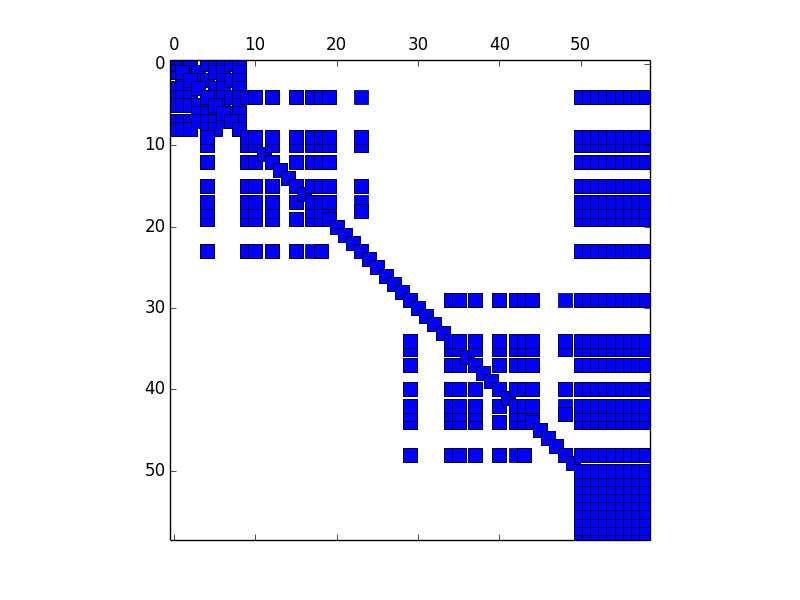

Write the Python code that produced this figure.

#!/opt/local/bin/python

from dolfin import *
import petsc4py
import sys
petsc4py.init(sys.argv)
from petsc4py import PETSc

# from MatrixOperations import *
import numpy as np
import os
import scipy.io
#from PyTrilinos import Epetra, EpetraExt, AztecOO, ML, Amesos
#from scipy2Trilinos import scipy_csr_matrix2CrsMatrix
import PETScIO as IO
import time
import common
import CheckPetsc4py as CP
import NSprecond
from scipy.sparse import  spdiags
import MatrixOperations as MO
import ExactSol
import Solver as S
import matplotlib.pylab as plt

m =7
errL2u =np.zeros((m-1,1))
errH1u =np.zeros((m-1,1))
errL2p =np.zeros((m-1,1))

l2uorder =  np.zeros((m-1,1))
H1uorder =np.zeros((m-1,1))
l2porder =  np.zeros((m-1,1))
NN = np.zeros((m-1,1))
DoF = np.zeros((m-1,1))
Vdim = np.zeros((m-1,1))
Qdim = np.zeros((m-1,1))
Wdim = np.zeros((m-1,1))
l2uorder = np.zeros((m-1,1))
l2porder = np.zeros((m-1,1))
nonlinear = np.zeros((m-1,1))
SolTime = np.zeros((m-1,1))
AvIt = np.zeros((m-1,1))
nn = 2

dim = 2
Solver = 'PCD'
Saving = 'no'
case = 4
parameters['linear_algebra_backend'] = 'uBLAS'
# parameters = CP.ParameterSetup()
def LOG(arg):
    if INFO:
        print(arg)




for xx in xrange(1,m):
    print xx
    NN[xx-1] = xx-1
    nn = 2**(NN[xx-1])
    # Create mesh and define function space
    nn = int(nn)


    mesh = UnitSquareMesh(nn,nn)
    # tic()
    parameters["form_compiler"]["quadrature_degree"] = -1

    parameters['reorder_dofs_serial'] = False
    V = VectorFunctionSpace(mesh, "CG", 2)
    Q = FunctionSpace(mesh, "CG", 1)
    ones = Function(Q)
    ones.vector()[:]=(0*ones.vector().array()+1)
    # QQ = VectorFunctionSpace(mesh,"B",3)
    # V = V+QQ
    parameters['reorder_dofs_serial'] = False
    # print 'time to create function spaces', toc(),'\n\n'
    W = V*Q
    Vdim[xx-1] = V.dim()
    Qdim[xx-1] = Q.dim()
    Wdim[xx-1] = W.dim()
    print "\n\nV:  ",Vdim[xx-1],"Q:  ",Qdim[xx-1],"W:  ",Wdim[xx-1],"\n\n"

    def boundary(x, on_boundary):
        return on_boundary


    u0, p0, Laplacian, Advection, gradPres = ExactSol.NS2D(case)

    R = 10.0
    # MU = Constant(0.01)
    # MU = 1000.0
    MU = 10./1
    bcc = DirichletBC(W.sub(0),u0, boundary)
    bcs = [bcc]

    (u, p) = TrialFunctions(W)
    (v, q) = TestFunctions(W)




    f = -MU*Laplacian+Advection+gradPres


    n = FacetNormal(mesh)
    h = CellSize(mesh)
    h_avg =avg(h)
    d = 0
    u_k,p_k = common.Stokes(V,Q,u0,f,[1,1,MU])
    # p_k.vector()[:] = p_k.vector().array()
    pConst = - assemble(p_k*dx)/assemble(ones*dx)
    p_k.vector()[:] += pConst
    # u_k = Function(V)
    # p_k = Function(Q)
    # plot(u_k)
    # plot(p_k)
    uOld = np.concatenate((u_k.vector().array(),p_k.vector().array()), axis=0)
    r = IO.arrayToVec(uOld)

    a11 = MU*inner(grad(v), grad(u))*dx + inner((grad(u)*u_k),v)*dx + (1/2)*div(u_k)*inner(u,v)*dx - (1/2)*inner(u_k,n)*inner(u,v)*ds
    a12 = div(v)*p*dx
    a21 = div(u)*q*dx
    L1  = inner(v, f)*dx
    a = a11-a12-a21


    r11 = MU*inner(grad(v), grad(u_k))*dx + inner((grad(u_k)*u_k),v)*dx + (1/2)*div(u_k)*inner(u_k,v)*dx - (1/2)*inner(u_k,n)*inner(u_k,v)*ds
    r12 = div(v)*p_k*dx
    r21 = div(u_k)*q*dx
    RHSform = r11-r12-r21
    # RHSform = 0


    prec = MU*inner(grad(v), grad(u))*dx + inner((grad(u)*u_k),v)*dx + (1/2)*div(u_k)*inner(u,v)*dx - (1/2)*inner(u_k,n)*inner(u,v)*ds - div(v)*p*dx

    bc = DirichletBC(W.sub(0),Expression(("0.0","0.0")), boundary)
    bcs = [bc]

    eps = 1.0           # error measure ||u-u_k||
    tol = 1.0E-6       # tolerance
    iter = 0            # iteration counter
    maxiter = 1        # max no of iterations allowed
    # parameters = CP.ParameterSetup()
    outerit = 0

    parameters['linear_algebra_backend'] = 'uBLAS'
    if Solver == "LSC":
        parameters['linear_algebra_backend'] = 'uBLAS'
        BQB = assemble(inner(u,v)*dx- div(v)*p*dx-div(u)*q*dx)
        bc.apply(BQB)
        BQB = BQB.sparray()
        X = BQB[0:V.dim(),0:V.dim()]
        Xdiag = X.diagonal()
        # Xdiag = X.sum(1).A
        # print Xdiag
        B = BQB[V.dim():W.dim(),0:V.dim()]
        Bt = BQB[0:V.dim(),V.dim():W.dim()]
        d = spdiags(1.0/Xdiag, 0, len(Xdiag), len(Xdiag))
        L = B*d*Bt
        Bd = B*d
        dBt = d*Bt
        L = PETSc.Mat().createAIJ(size=L.shape,csr=(L.indptr, L.indices, L.data))
        Bd = PETSc.Mat().createAIJ(size=Bd.shape,csr=(Bd.indptr, Bd.indices, Bd.data))
        dBt = PETSc.Mat().createAIJ(size=dBt.shape,csr=(dBt.indptr, dBt.indices, dBt.data))
    elif Solver == "PCD":
        (pQ) = TrialFunction(Q)
        (qQ) = TestFunction(Q)
        print MU
        QQ = assemble(inner(pQ,qQ)*dx)
        L = assemble(inner(grad(pQ),grad(qQ))*dx)

        fp = MU*inner(grad(qQ), grad(pQ))*dx+inner((u_k[0]*grad(pQ)[0]+u_k[1]*grad(pQ)[1]),qQ)*dx + (1/2)*div(u_k)*inner(pQ,qQ)*dx - (1/2)*(u_k[0]*n[0]+u_k[1]*n[1])*inner(pQ,qQ)*ds
        L = CP.Assemble(L)
        # Mass = CP.Assemble(Mass)

    # print L
    SolutionTime = 0
    while eps > tol and iter < maxiter:
        iter += 1
        x = Function(W)

        uu = Function(W)
        tic()
        PP,Pb = assemble_system(prec, L1,bcs)
        AA, bb = assemble_system(a, L1 - RHSform,  bcs)
        A,b = CP.Assemble(AA,bb)
        P = CP.Assemble(PP)
        u = b.duplicate()
        print toc()
        print A
        # b = b.getSubVector(t_is)
        plt.spy(PP.sparray())
        plt.savefig("plt1")
        F = assemble(fp)
        F = CP.Assemble(F)
        # L = CP.Assemble(L)
        P = S.ExactPrecond(PP,QQ,L,F,[V,Q])
        Mass = CP.Assemble(QQ)
        # P = IO.matToSparse(P)
        # plt.spy(P)
        # plt.savefig("plt2")

        kspNS = PETSc.KSP().create()
        kspNS.setTolerances(1e-5)
        kspNS.setOperators(P)
        # A.destroy()
        # P.destroy()
        OptDB = PETSc.Options()
        OptDB['pc_factor_shift_amount'] = "0.1"
        # OptDB['pc_factor_shift_type'] = 'POSITIVE_DEFINITE'
        OptDB['pc_factor_mat_ordering_type'] = 'amd'
        OptDB['pc_factor_mat_solver_package']  = 'mumps'
        # kspLAMG.max_it = 1
        # kspNS.setFromOptions()
        kspNS.setType('preonly')
        pcNS = kspNS.getPC()
        pcNS.setType(PETSc.PC.Type.LU)

        toc()
        kspNS.solve(b, u)
        NSits = kspNS.its
        kspNS.destroy()
        time = toc()

        uu = IO.vecToArray(u)



        u_is = PETSc.IS().createGeneral(range(W.sub(0).dim()))
        p_is = PETSc.IS().createGeneral(range(W.sub(0).dim(),W.sub(0).dim()+W.sub(1).dim()))


        kspLAMG = PETSc.KSP()
        kspLAMG.create(comm=PETSc.COMM_WORLD)
        pc = kspLAMG.getPC()
        kspLAMG.setType('preonly')
        pc.setType('cholesky')
        # pc.setFactorSolverPackage("pastix")
        OptDB = PETSc.Options()
        OptDB['pc_factor_shift_amount'] = .1
        OptDB['pc_factor_mat_ordering_type'] = 'rcm'
        OptDB['pc_factor_mat_solver_package']  = 'mumps'
        # kspLAMG.max_it = 1
        kspLAMG.setFromOptions()
        # print kspLAMG.view()

        kspNLAMG = PETSc.KSP()
        kspNLAMG.create(comm=PETSc.COMM_WORLD)
        pc = kspNLAMG.getPC()
        kspNLAMG.setType('preonly')
        pc.setType('lu')
        # pc.setFactorSolverPackage("pastix")
        # kspNLAMG.max_it = 1
        kspNLAMG.setFromOptions()
        # print kspNLAMG.view()

        kspQCG = PETSc.KSP()
        kspQCG.create(comm=PETSc.COMM_WORLD)
        pc = kspQCG.getPC()
        kspQCG.setType('preonly')
        pc.setType('cholesky')

        Bt = P.getSubMatrix(u_is,p_is)
        FF = P.getSubMatrix(u_is,u_is)

        kspNLAMG.setOperators(FF)
        kspLAMG.setOperators(L)
        kspQCG.setOperators(Mass)
        y = b.duplicate()
        x1 = b.getSubVector(u_is)
        y1 = x1.duplicate()
        x2 = b.getSubVector(p_is)
        y2 = x2.duplicate()
        yOut = y2.duplicate()

        kspLAMG.solve(x2, y2)
        yy2 = F*y2
        kspQCG.solve(yy2, yOut)
        x1 = x1 - Bt*yOut
        kspNLAMG.solve(x1, y1)

        y.array = (np.concatenate([y1.array, yOut.array]))

        UU = IO.vecToArray(y)
        print "==================================",np.linalg.norm(UU-uu)


        UU = uu[0:Vdim[xx-1][0]]
        # time = time+toc()
        u1 = Function(V)
        u1.vector()[:] = u1.vector()[:] + UU

        pp = uu[V.dim():V.dim()+Q.dim()]
        # time = time+toc()
        p1 = Function(Q)
        # n = pp.shape
        # pend = assemble(pa*dx)
        # ss

        # pp = Function(Q)
        # p1.vector()[:] = pa.vector().array()- assemble(pa*dx)/assemble(ones*dx)
        # p1.vector()[:] = p1.vector()[:] +  pp
        # p1.vector()[:] += - assemble(p1*dx)/assemble(ones*dx)
        # diff = u1.vector().array()
        # # print p1.vector().array()
        # eps = np.linalg.norm(diff, ord=np.Inf) #+np.linalg.norm(p1.vector().array(),ord=np.Inf)

        # print '\n\n\niter=%d: norm=%g' % (iter, eps)
        # print np.linalg.norm(p1.vector().array(), ord=np.Inf)
        # u2 = Function(V)
        # u2.vector()[:] = u1.vector().array() + u_k.vector().array()
        # p2 = Function(Q)
        # p2.vector()[:] = p1.vector().array() + p_k.vector().array()
        # p2.vector()[:] += - assemble(p2*dx)/assemble(ones*dx)
        # u_k.assign(u2)
        # p_k.assign(p2)

        # plot(p_k)

        uOld = np.concatenate((u_k.vector().array(),p_k.vector().array()), axis=0)
        r = IO.arrayToVec(uOld)
        # plot(p_k)
    SolTime[xx-1] = SolutionTime/iter
    AvIt[xx-1] = np.ceil(outerit/iter)

    ue = u0
    pe = p0


    AvIt[xx-1] = np.ceil(outerit/iter)
    u = interpolate(ue,V)
    p = interpolate(pe,Q)

    ua = Function(V)
    ua.vector()[:] = u_k.vector().array()
    # nonlinear[xx-1] = assemble(inner((grad(ua)*ua),ua)*dx+(1/2)*div(ua)*inner(ua,ua)*dx- (1/2)*inner(ua,n)*inner(ua,ua)*ds)
    VelocityE = VectorFunctionSpace(mesh,"CG",5)
    u = interpolate(ue,VelocityE)

    PressureE = FunctionSpace(mesh,"CG",4)
    parameters["form_compiler"]["quadrature_degree"] = 5

    Nv  = ua.vector().array().shape

    X = IO.vecToArray(r)
    xu = X[0:V.dim()]
    ua = Function(V)
    ua.vector()[:] = xu

    pp = X[V.dim():V.dim()+Q.dim()]


    n = pp.shape
    pa = Function(Q)
    pa.vector()[:] = pp

    pend = assemble(pa*dx)

    ones = Function(Q)
    ones.vector()[:]=(0*pp+1)
    pp = Function(Q)
    pp.vector()[:] = pa.vector().array()- assemble(pa*dx)/assemble(ones*dx)

    pInterp = interpolate(pe,PressureE)
    pe = Function(PressureE)
    pe.vector()[:] = pInterp.vector().array()
    const = - assemble(pe*dx)/assemble(ones*dx)
    pe.vector()[:] = pe.vector()[:]+const




    ErrorU = Function(V)
    ErrorP = Function(Q)

    ErrorU = ue-ua
    ErrorP = pe-pp


    # errL2u[xx-1]= errornorm(ue, ua, norm_type='L2', degree_rise=8)
    # errH1u[xx-1]= errornorm(ue, ua, norm_type='H10', degree_rise=8)
    # errL2p[xx-1]= errornorm(pe, pp, norm_type='L2', degree_rise=8)

    errL2u[xx-1]= errornorm(ue, ua, norm_type='L2', degree_rise=8)
    # sqrt(abs(assemble(inner(ErrorU, ErrorU)*dx)))
    # errornorm(ue, ua, norm_type='L2', degree_rise=8)
    errH1u[xx-1]= errornorm(ue, ua, norm_type='H10', degree_rise=8)
    # sqrt(abs(assemble(inner(grad(ErrorU), grad(ErrorU))*dx)))
    # errornorm(ue, ua, norm_type='H10', degree_rise=8)
    errL2p[xx-1]= sqrt(abs(assemble(inner(ErrorP, ErrorP)*dx)))
    # errornorm(pe, pp, norm_type='L2', degree_rise=8)

    if xx == 1:
        l2uorder[xx-1] = 0
        l2porder[xx-1] = 0
    else:
        l2uorder[xx-1] =  np.abs(np.log2(errL2u[xx-2]/errL2u[xx-1]))
        H1uorder[xx-1] =  np.abs(np.log2(errH1u[xx-2]/errH1u[xx-1]))

        l2porder[xx-1] =  np.abs(np.log2(errL2p[xx-2]/errL2p[xx-1]))
    print errL2u[xx-1]
    print errL2p[xx-1]
    # del  solver




print nonlinear



print "Velocity Elements rate of convergence ", np.log2(np.average((errL2u[0:m-2]/errL2u[1:m-1])))
print "Pressure Elements rate of convergence ", np.log2(np.average((errL2p[0:m-2]/errL2p[1:m-1])))


import pandas as pd
# tableTitles = ["Total DoF","V DoF","Q DoF","AvIt","V-L2","V-order","P-L2","P-order"]
# tableValues = np.concatenate((Wdim,Vdim,Qdim,AvIt,errL2u,l2uorder,errL2p,l2porder),axis=1)
# df = pd.DataFrame(tableValues, columns = tableTitles)
# pd.set_option('precision',3)
# print df
# print df.to_latex()

print "\n\n   Velocity convergence"
VelocityTitles = ["Total DoF","V DoF","Soln Time","AvIt","V-L2","L2-order","V-H1","H1-order"]
VelocityValues = np.concatenate((Wdim,Vdim,SolTime,AvIt,errL2u,l2uorder,errH1u,H1uorder),axis=1)
VelocityTable= pd.DataFrame(VelocityValues, columns = VelocityTitles)
pd.set_option('precision',3)
VelocityTable = MO.PandasFormat(VelocityTable,"V-L2","%2.4e")
VelocityTable = MO.PandasFormat(VelocityTable,'V-H1',"%2.4e")
VelocityTable = MO.PandasFormat(VelocityTable,"H1-order","%1.2f")
VelocityTable = MO.PandasFormat(VelocityTable,'L2-order',"%1.2f")
print VelocityTable

print "\n\n   Pressure convergence"
PressureTitles = ["Total DoF","P DoF","Soln Time","AvIt","P-L2","L2-order"]
PressureValues = np.concatenate((Wdim,Qdim,SolTime,AvIt,errL2p,l2porder),axis=1)
PressureTable= pd.DataFrame(PressureValues, columns = PressureTitles)
pd.set_option('precision',3)
PressureTable = MO.PandasFormat(PressureTable,"P-L2","%2.4e")
PressureTable = MO.PandasFormat(PressureTable,'L2-order',"%1.2f")
print PressureTable


LatexTitles = ["l","IT","DoFu","Dofp","V-L2","L2-order","V-H1","H1-order","P-L2","PL2-order"]
LatexValues = np.concatenate((NN,AvIt,Vdim,Qdim,errL2u,l2uorder,errH1u,H1uorder,errL2p,l2porder), axis=1)
LatexTable = pd.DataFrame(LatexValues, columns = LatexTitles)
pd.set_option('precision',3)
LatexTable = MO.PandasFormat(LatexTable,"V-L2","%2.4e")
LatexTable = MO.PandasFormat(LatexTable,'V-H1',"%2.4e")
LatexTable = MO.PandasFormat(LatexTable,"H1-order","%1.2f")
LatexTable = MO.PandasFormat(LatexTable,'L2-order',"%1.2f")
LatexTable = MO.PandasFormat(LatexTable,"P-L2","%2.4e")
LatexTable = MO.PandasFormat(LatexTable,'PL2-order',"%1.2f")
print LatexTable



# plot(ua)
# plot(interpolate(ue,V))

# plot(pp)
# plot(interpolate(p0,Q))

# interactive()

# plt.show()
